Frame 1 (no input): blank canvas, image omitted
Frame 60 (no input): blank canvas, image omitted
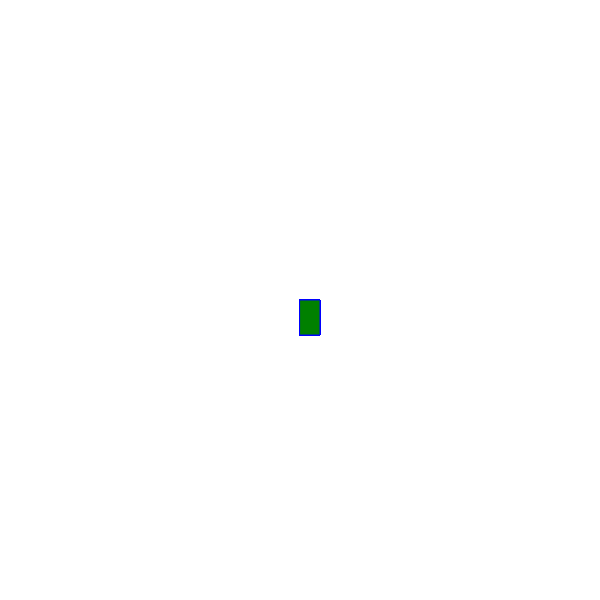
Frame 120 (the mouse pressed at the canvas centre since frame 60)

The p5.js sketch whose frames 1 and 60 were blank and that drew this single picture after the mouse press (run headless with seeded random() and noise() and a simulated clock; from frame 60 on, the mouse is pressed at the canvas centre):

// p5.js sketch
// ── sketch.js
function setup() {
    createCanvas(600, 600);
     background("white");
  }
  
  function draw() {
    
    stroke("blue");
    fill("green");
    
    //console.log(mouseIspressed);
    
   if(mouseIsPressed){
    rect(mouseX, mouseY, 20, 35);
  }
  }
